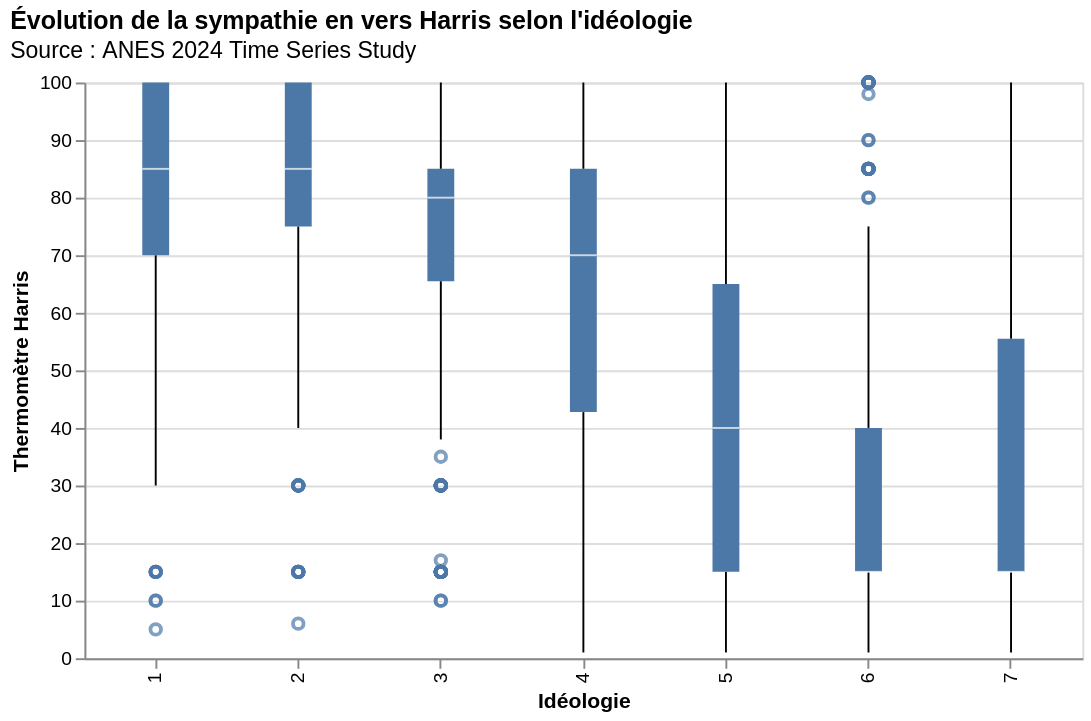

Here is the notebook cell this chart was saved with:
### Markdown cell above
Pour un public scientifique/académique vous pouvez également utiliser une boîte à moustaches.

### Code cell
df_box = df[['ideology', 'thermo_harris']]
df_box = df_box[df_box['ideology'].between(1,7)]
df_box = df_box[df_box['thermo_harris']>0]

alt.Chart(df_box).mark_boxplot(
).encode(
    x=alt.X('ideology', type='ordinal', title='Idéologie'),
    y=alt.Y('thermo_harris', type='quantitative', title='Thermomètre Harris', scale=alt.Scale(domain=[0, 100]))
).properties(
    title=alt.TitleParams(
        text="Évolution de la sympathie en vers Harris selon l'idéologie",
        subtitle=[
            "Source : ANES 2024 Time Series Study"
        ],
        anchor='start'
    ),
    width=520,
    height=300
)

### Figure 1 — Vega specification as saved in the notebook (floating-point values rounded to 4 significant figures)
{"$schema": "https://vega.github.io/schema/vega/v6.json", "data": [{"name": "source_0"}, {"name": "data_0"}, {"name": "data_1", "values": [{"ideology": 1, "thermo_harris": 15}, {"ideology": 3, "thermo_harris": 30}, {"ideology": 3, "thermo_harris": 15}, {"ideology": 3, "thermo_harris": 15}, {"ideology": 3, "thermo_harris": 15}, {"ideology": 6, "thermo_harris": 85}, {"ideology": 3, "thermo_harris": 30}, {"ideology": 3, "thermo_harris": 35}, {"ideology": 3, "thermo_harris": 15}, {"ideology": 3, "thermo_harris": 30}, {"ideology": 3, "thermo_harris": 15}, {"ideology": 3, "thermo_harris": 30}, {"ideology": 3, "thermo_harris": 30}, {"ideology": 6, "thermo_harris": 100}, {"ideology": 2, "thermo_harris": 15}, {"ideology": 6, "thermo_harris": 85}, {"ideology": 1, "thermo_harris": 15}, {"ideology": 6, "thermo_harris": 90}, {"ideology": 6, "thermo_harris": 85}, {"ideology": 6, "thermo_harris": 85}, {"ideology": 3, "thermo_harris": 15}, {"ideology": 3, "thermo_harris": 17}, {"ideology": 6, "thermo_harris": 100}, {"ideology": 3, "thermo_harris": 30}, {"ideology": 6, "thermo_harris": 85}, {"ideology": 3, "thermo_harris": 15}, {"ideology": 2, "thermo_harris": 30}, {"ideology": 6, "thermo_harris": 100}, {"ideology": 6, "thermo_harris": 100}, {"ideology": 3, "thermo_harris": 30}, {"ideology": 2, "thermo_harris": 15}, {"ideology": 6, "thermo_harris": 85}, {"ideology": 6, "thermo_harris": 100}, {"ideology": 1, "thermo_harris": 5}, {"ideology": 3, "thermo_harris": 10}, {"ideology": 3, "thermo_harris": 30}, {"ideology": 3, "thermo_harris": 10}, {"ideology": 3, "thermo_harris": 30}, {"ideology": 1, "thermo_harris": 10}, {"ideology": 2, "thermo_harris": 15}, {"ideology": 2, "thermo_harris": 30}, {"ideology": 6, "thermo_harris": 85}, {"ideology": 6, "thermo_harris": 85}, {"ideology": 6, "thermo_harris": 100}, {"ideology": 6, "thermo_harris": 85}, {"ideology": 6, "thermo_harris": 100}, {"ideology": 6, "thermo_harris": 80}, {"ideology": 3, "thermo_harris": 15}, {"ideology": 6, "thermo_harris": 100}, {"ideology": 3, "thermo_harris": 15}, {"ideology": 3, "thermo_harris": 15}, {"ideology": 2, "thermo_harris": 15}, {"ideology": 2, "thermo_harris": 30}, {"ideology": 6, "thermo_harris": 80}, {"ideology": 2, "thermo_harris": 15}, {"ideology": 3, "thermo_harris": 30}, {"ideology": 3, "thermo_harris": 15}, {"ideology": 2, "thermo_harris": 15}, {"ideology": 3, "thermo_harris": 15}, {"ideology": 2, "thermo_harris": 30}, {"ideology": 2, "thermo_harris": 30}, {"ideology": 1, "thermo_harris": 15}, {"ideology": 3, "thermo_harris": 30}, {"ideology": 3, "thermo_harris": 30}, {"ideology": 3, "thermo_harris": 15}, {"ideology": 3, "thermo_harris": 30}, {"ideology": 6, "thermo_harris": 100}, {"ideology": 6, "thermo_harris": 85}, {"ideology": 6, "thermo_harris": 90}, {"ideology": 2, "thermo_harris": 15}, {"ideology": 2, "thermo_harris": 30}, {"ideology": 3, "thermo_harris": 15}, {"ideology": 6, "thermo_harris": 85}, {"ideology": 6, "thermo_harris": 100}, {"ideology": 3, "thermo_harris": 30}, {"ideology": 3, "thermo_harris": 15}, {"ideology": 2, "thermo_harris": 30}, {"ideology": 1, "thermo_harris": 15}, {"ideology": 6, "thermo_harris": 98}, {"ideology": 6, "thermo_harris": 100}, {"ideology": 1, "thermo_harris": 10}, {"ideology": 2, "thermo_harris": 6}]}, {"name": "data_2"}, {"name": "data_3", "values": [{"ideology": 4, "lower_box_thermo_harris": 42.75, "lower_whisker_thermo_harris": 1, "upper_whisker_thermo_harris": 100}, {"ideology": 2, "lower_box_thermo_harris": 75.0, "lower_whisker_thermo_harris": 40, "upper_whisker_thermo_harris": 100}, {"ideology": 3, "lower_box_thermo_harris": 65.5, "lower_whisker_thermo_harris": 38, "upper_whisker_thermo_harris": 100}, {"ideology": 6, "lower_box_thermo_harris": 15.0, "lower_whisker_thermo_harris": 1, "upper_whisker_thermo_harris": 75}, {"ideology": 5, "lower_box_thermo_harris": 15.0, "lower_whisker_thermo_harris": 1, "upper_whisker_thermo_harris": 100}, {"ideology": 1, "lower_box_thermo_harris": 70.0, "lower_whisker_thermo_harris": 30, "upper_whisker_thermo_harris": 100}, {"ideology": 7, "lower_box_thermo_harris": 15.0, "lower_whisker_thermo_harris": 1, "upper_whisker_thermo_harris": 100}]}, {"name": "data_4", "values": [{"ideology": 4, "lower_whisker_thermo_harris": 1, "upper_box_thermo_harris": 85.0, "upper_whisker_thermo_harris": 100}, {"ideology": 2, "lower_whisker_thermo_harris": 40, "upper_box_thermo_harris": 100.0, "upper_whisker_thermo_harris": 100}, {"ideology": 3, "lower_whisker_thermo_harris": 38, "upper_box_thermo_harris": 85.0, "upper_whisker_thermo_harris": 100}, {"ideology": 6, "lower_whisker_thermo_harris": 1, "upper_box_thermo_harris": 40.0, "upper_whisker_thermo_harris": 75}, {"ideology": 5, "lower_whisker_thermo_harris": 1, "upper_box_thermo_harris": 65.0, "upper_whisker_thermo_harris": 100}, {"ideology": 1, "lower_whisker_thermo_harris": 30, "upper_box_thermo_harris": 100.0, "upper_whisker_thermo_harris": 100}, {"ideology": 7, "lower_whisker_thermo_harris": 1, "upper_box_thermo_harris": 55.5, "upper_whisker_thermo_harris": 100}]}, {"name": "data_5"}, {"name": "data_6", "values": [{"ideology": 4, "lower_box_thermo_harris": 42.75, "max_thermo_harris": 100, "mid_box_thermo_harris": 70, "min_thermo_harris": 1, "upper_box_thermo_harris": 85.0}, {"ideology": 2, "lower_box_thermo_harris": 75.0, "max_thermo_harris": 100, "mid_box_thermo_harris": 85, "min_thermo_harris": 6, "upper_box_thermo_harris": 100.0}, {"ideology": 3, "lower_box_thermo_harris": 65.5, "max_thermo_harris": 100, "mid_box_thermo_harris": 80, "min_thermo_harris": 10, "upper_box_thermo_harris": 85.0}, {"ideology": 6, "lower_box_thermo_harris": 15.0, "max_thermo_harris": 100, "mid_box_thermo_harris": 15, "min_thermo_harris": 1, "upper_box_thermo_harris": 40.0}, {"ideology": 5, "lower_box_thermo_harris": 15.0, "max_thermo_harris": 100, "mid_box_thermo_harris": 40, "min_thermo_harris": 1, "upper_box_thermo_harris": 65.0}, {"ideology": 1, "lower_box_thermo_harris": 70.0, "max_thermo_harris": 100, "mid_box_thermo_harris": 85, "min_thermo_harris": 5, "upper_box_thermo_harris": 100.0}, {"ideology": 7, "lower_box_thermo_harris": 15.0, "max_thermo_harris": 100, "mid_box_thermo_harris": 15, "min_thermo_harris": 1, "upper_box_thermo_harris": 55.5}]}, {"name": "data_7", "values": [{"ideology": 4, "lower_box_thermo_harris": 42.75, "max_thermo_harris": 100, "mid_box_thermo_harris": 70, "min_thermo_harris": 1, "upper_box_thermo_harris": 85.0}, {"ideology": 2, "lower_box_thermo_harris": 75.0, "max_thermo_harris": 100, "mid_box_thermo_harris": 85, "min_thermo_harris": 6, "upper_box_thermo_harris": 100.0}, {"ideology": 3, "lower_box_thermo_harris": 65.5, "max_thermo_harris": 100, "mid_box_thermo_harris": 80, "min_thermo_harris": 10, "upper_box_thermo_harris": 85.0}, {"ideology": 6, "lower_box_thermo_harris": 15.0, "max_thermo_harris": 100, "mid_box_thermo_harris": 15, "min_thermo_harris": 1, "upper_box_thermo_harris": 40.0}, {"ideology": 5, "lower_box_thermo_harris": 15.0, "max_thermo_harris": 100, "mid_box_thermo_harris": 40, "min_thermo_harris": 1, "upper_box_thermo_harris": 65.0}, {"ideology": 1, "lower_box_thermo_harris": 70.0, "max_thermo_harris": 100, "mid_box_thermo_harris": 85, "min_thermo_harris": 5, "upper_box_thermo_harris": 100.0}, {"ideology": 7, "lower_box_thermo_harris": 15.0, "max_thermo_harris": 100, "mid_box_thermo_harris": 15, "min_thermo_harris": 1, "upper_box_thermo_harris": 55.5}]}, {"name": "data_1_x_domain_ideology_0", "values": [{"ideology": 1}, {"ideology": 3}, {"ideology": 6}, {"ideology": 2}]}, {"name": "data_3_x_domain_ideology_1", "values": [{"ideology": 4}, {"ideology": 2}, {"ideology": 3}, {"ideology": 6}, {"ideology": 5}, {"ideology": 1}, {"ideology": 7}]}, {"name": "data_4_x_domain_ideology_2", "values": [{"ideology": 4}, {"ideology": 2}, {"ideology": 3}, {"ideology": 6}, {"ideology": 5}, {"ideology": 1}, {"ideology": 7}]}, {"name": "data_6_x_domain_ideology_3", "values": [{"ideology": 4}, {"ideology": 2}, {"ideology": 3}, {"ideology": 6}, {"ideology": 5}, {"ideology": 1}, {"ideology": 7}]}, {"name": "data_7_x_domain_ideology_4", "values": [{"ideology": 4}, {"ideology": 2}, {"ideology": 3}, {"ideology": 6}, {"ideology": 5}, {"ideology": 1}, {"ideology": 7}]}], "marks": [{"type": "symbol", "name": "layer_0_layer_0_marks", "from": {"data": "data_1"}, "encode": {"update": {"x": {"field": "ideology", "scale": "x", "band": 0.5}, "y": {"field": "thermo_harris", "scale": "y"}, "opacity": {"value": 0.7}, "fill": {"value": "transparent"}, "stroke": {"value": "#4c78a8"}}}, "style": ["point", "boxplot-outliers"]}, {"type": "rule", "name": "layer_0_layer_1_layer_0_marks", "from": {"data": "data_3"}, "encode": {"update": {"y": {"field": "lower_whisker_thermo_harris", "scale": "y"}, "y2": {"field": "lower_box_thermo_harris", "scale": "y"}, "tooltip": {"signal": "{\"Upper Whisker of Thermomètre Harris\": format(datum[\"upper_whisker_thermo_harris\"], \"\"), \"Lower Whisker of Thermomètre Harris\": format(datum[\"lower_whisker_thermo_harris\"], \"\"), \"Idéologie\": isValid(datum[\"ideology\"]) ? datum[\"ideology\"] : \"\"+datum[\"ideology\"]}"}, "stroke": {"value": "black"}, "x": {"field": "ideology", "scale": "x", "band": 0.5}}}, "style": ["rule", "boxplot-rule"], "aria": false}, {"type": "rule", "name": "layer_0_layer_1_layer_1_marks", "from": {"data": "data_4"}, "encode": {"update": {"x": {"field": "ideology", "scale": "x", "band": 0.5}, "stroke": {"value": "black"}, "y2": {"field": "upper_whisker_thermo_harris", "scale": "y"}, "y": {"field": "upper_box_thermo_harris", "scale": "y"}, "tooltip": {"signal": "{\"Upper Whisker of Thermomètre Harris\": format(datum[\"upper_whisker_thermo_harris\"], \"\"), \"Lower Whisker of Thermomètre Harris\": format(datum[\"lower_whisker_thermo_harris\"], \"\"), \"Idéologie\": isValid(datum[\"ideology\"]) ? datum[\"ideology\"] : \"\"+datum[\"ideology\"]}"}}}, "style": ["rule", "boxplot-rule"], "aria": false}, {"type": "rect", "name": "layer_1_layer_0_marks", "from": {"data": "data_6"}, "encode": {"update": {"width": {"value": 14}, "tooltip": {"signal": "{\"Max of Thermomètre Harris\": format(datum[\"max_thermo_harris\"], \"\"), \"Q3 of Thermomètre Harris\": format(datum[\"upper_box_thermo_harris\"], \"\"), \"Median of Thermomètre Harris\": format(datum[\"mid_box_thermo_harris\"], \"\"), \"Q1 of Thermomètre Harris\": format(datum[\"lower_box_thermo_harris\"], \"\"), \"Min of Thermomètre Harris\": format(datum[\"min_thermo_harris\"], \"\"), \"Idéologie\": isValid(datum[\"ideology\"]) ? datum[\"ideology\"] : \"\"+datum[\"ideology\"]}"}, "xc": {"field": "ideology", "scale": "x", "band": 0.5}, "fill": {"value": "#4c78a8"}, "y2": {"field": "upper_box_thermo_harris", "scale": "y"}, "y": {"field": "lower_box_thermo_harris", "scale": "y"}}}, "style": ["bar", "boxplot-box"]}, {"type": "rect", "name": "layer_1_layer_1_marks", "from": {"data": "data_7"}, "encode": {"update": {"tooltip": {"signal": "{\"Max of Thermomètre Harris\": format(datum[\"max_thermo_harris\"], \"\"), \"Q3 of Thermomètre Harris\": format(datum[\"upper_box_thermo_harris\"], \"\"), \"Median of Thermomètre Harris\": format(datum[\"mid_box_thermo_harris\"], \"\"), \"Q1 of Thermomètre Harris\": format(datum[\"lower_box_thermo_harris\"], \"\"), \"Min of Thermomètre Harris\": format(datum[\"min_thermo_harris\"], \"\"), \"Idéologie\": isValid(datum[\"ideology\"]) ? datum[\"ideology\"] : \"\"+datum[\"ideology\"]}"}, "yc": {"field": "mid_box_thermo_harris", "scale": "y"}, "fill": [{"value": "#4c78a8", "test": "datum['lower_box_thermo_harris'] >= datum['upper_box_thermo_harris']"}, {"value": "white"}], "opacity": {"value": 0.7}, "height": {"value": 1}, "xc": {"field": "ideology", "scale": "x", "band": 0.5}, "width": {"value": 14}}}, "style": ["tick", "boxplot-median"], "aria": false}], "scales": [{"name": "x", "type": "band", "domain": {"fields": [{"data": "data_1_x_domain_ideology_0", "field": "ideology"}, {"data": "data_3_x_domain_ideology_1", "field": "ideology"}, {"data": "data_4_x_domain_ideology_2", "field": "ideology"}, {"data": "data_6_x_domain_ideology_3", "field": "ideology"}, {"data": "data_7_x_domain_ideology_4", "field": "ideology"}], "sort": true}, "range": [0, {"signal": "width"}], "paddingOuter": 0, "paddingInner": 0}, {"name": "y", "type": "linear", "domain": [0, 100], "range": [{"signal": "height"}, 0], "zero": true}], "axes": [{"scale": "y", "ticks": false, "orient": "left", "gridScale": "x", "minExtent": 0, "grid": true, "domain": false, "aria": false, "zindex": 0, "tickCount": {"signal": "ceil(height/40)"}, "maxExtent": 0, "labels": false}, {"scale": "x", "labelAlign": "right", "orient": "bottom", "grid": false, "zindex": 0, "title": "Idéologie", "labelBaseline": "middle", "labelAngle": 270}, {"scale": "y", "tickCount": {"signal": "ceil(height/40)"}, "orient": "left", "zindex": 0, "title": "Thermomètre Harris", "grid": false, "labelOverlap": true}], "title": {"text": "Évolution de la sympathie en vers Harris selon l'idéologie", "anchor": "start", "subtitle": ["Source : ANES 2024 Time Series Study"]}, "width": 520, "background": "white", "height": 300, "padding": 5, "style": "cell"}
